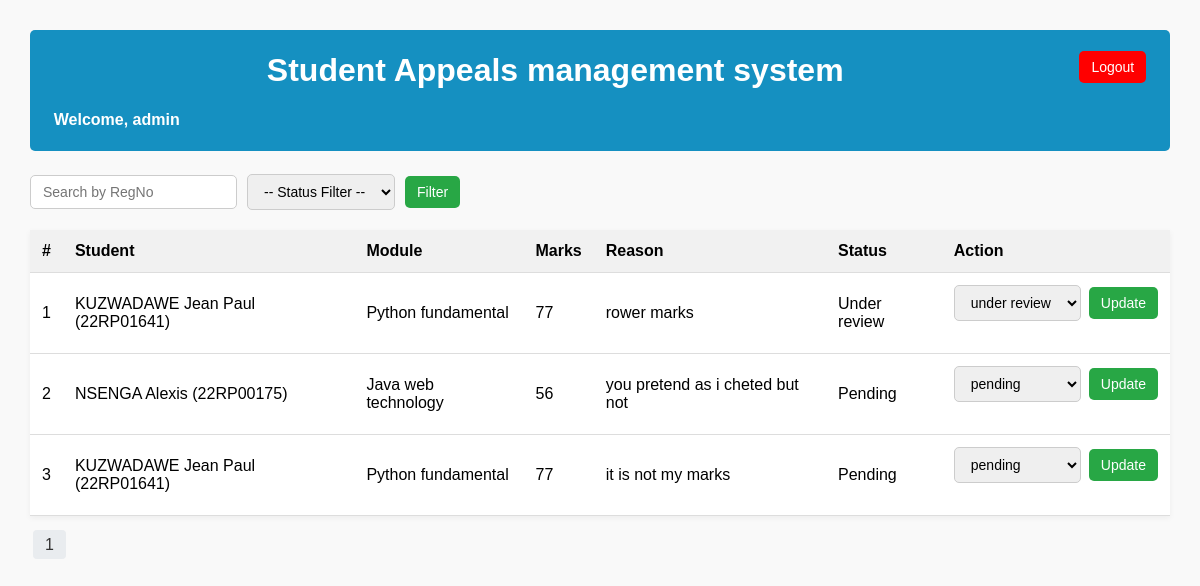
Page /admin.php (signed in) on the committed database.
### tables this page shows
CREATE TABLE `appeals` (
  `id` int(11) NOT NULL,
  `student_regno` varchar(255) DEFAULT NULL,
  `module_id` int(11) DEFAULT NULL,
  `reason` text DEFAULT NULL,
  `status` enum('pending','under review','resolved') DEFAULT NULL,
  `created_at` timestamp NOT NULL DEFAULT current_timestamp()
);

CREATE TABLE `students` (
  `id` int(11) NOT NULL,
  `regno` varchar(11) NOT NULL,
  `name` varchar(100) DEFAULT NULL,
  `phone_number` varchar(20) DEFAULT NULL
);

CREATE TABLE `modules` (
  `id` int(11) NOT NULL,
  `module_name` varchar(100) DEFAULT NULL
);

CREATE TABLE `marks` (
  `id` int(11) NOT NULL,
  `student_regno` varchar(255) DEFAULT NULL,
  `module_id` int(11) DEFAULT NULL,
  `mark` int(11) DEFAULT NULL
);

### admin.php (the view, shortened to what this page needs)
<?php
require 'db.php';
$perPage = 5;
$page = isset($_GET['page']) ? (int)$_GET['page'] : 1;
$startAt = ($page - 1) * $perPage;
$statusFilter = $_GET['status'] ?? '';
$searchRegno = $_GET['search'] ?? '';
$params = [];
$where = "";
$sql = "SELECT a.id, s.name AS student_name, s.regno, m.module_name, a.reason, a.status, mk.mark
        FROM appeals a
        JOIN students s ON a.student_regno = s.regno
        JOIN modules m ON a.module_id = m.id
        LEFT JOIN marks mk ON mk.student_regno = s.regno AND mk.module_id = m.id
        WHERE 1 $where
        LIMIT $startAt, $perPage";
$stmt = $pdo->prepare($sql);
$stmt->execute($params);
$appeals = $stmt->fetchAll();
$countStmt = $pdo->prepare("SELECT COUNT(*)
                            FROM appeals a
                            JOIN students s ON a.student_regno = s.regno
                            WHERE 1 $where");
$countStmt->execute($params);
$totalAppeals = $countStmt->fetchColumn();
$totalPages = ceil($totalAppeals / $perPage);
?>
<!DOCTYPE html>
<html>
<head>
</head>
<body>
<div style="background: #1590c1; padding: 1px;color: white;border-radius: 5px 5px 5px 5px;">
<h2><a href="logout.php" style="float: right;margin-right:2% ;"><button style="float: right;background:red;color: white;">Logout</button></a></h2>
<h1 style="text-align: center;">Student Appeals management system</h1>
<h4 style="margin-left: 2%;">Welcome, <?= $_SESSION['admin'] ?> </h4>
</div>
<form method="get" class="filter-bar" style="margin-top: 2%;">
    <input type="text" name="search" placeholder="Search by RegNo" value="<?= htmlspecialchars($searchRegno) ?>">
    <select name="status">
        <option value="">-- Status Filter --</option>
    </select>
    <button type="submit">Filter</button>
</form>
<table>
    <tr>
        <th>#</th>
        <th>Student</th>
        <th>Module</th>
        <th>Marks</th>
        <th>Reason</th>
        <th>Status</th>
        <th>Action</th>
    </tr>
    <?php foreach ($appeals as $i => $a): ?>
    <tr>
        <td><?= $i+1 + $startAt ?></td>
        <td><?= htmlspecialchars($a['student_name']) ?> (<?= $a['regno'] ?>)</td>
        <td><?= htmlspecialchars($a['module_name']) ?></td>
        <td><?= is_numeric($a['mark']) ? $a['mark'] : 'N/A' ?></td>
        <td><?= htmlspecialchars($a['reason']) ?></td>
        <td><?= ucfirst($a['status']) ?></td>
        <td>
            <form method="post" action="update_status.php">
                <select name="status">
                    <option <?= $a['status'] == 'pending' ? 'selected' : '' ?>>pending</option>
                    <option <?= $a['status'] == 'under review' ? 'selected' : '' ?>>under review</option>
                </select>
                <button type="submit">Update</button>
            </form>
        </td>
    </tr>
    <?php endforeach; ?>
</table>
<div class="pagination">
    <?php for ($i = 1; $i <= $totalPages; $i++): ?>
        <a href="?page=<?= $i ?>&status=<?= urlencode($statusFilter) ?>&search=<?= urlencode($searchRegno) ?>"><?= $i ?></a>
    <?php endfor; ?>
</div>
</body>
</html>

### admin.php (style rules this page uses)
body { font-family: Arial, sans-serif; margin: 30px; background-color: #f9f9f9; }
h2, h3 { color: white; }
a { text-decoration: none; color: #0066cc; }
form { margin-bottom: 20px; }
.filter-bar { display: flex; flex-wrap: wrap; gap: 10px; align-items: center; }
input[type="text"], select, button { padding: 8px 12px; border: 1px solid #ccc; border-radius: 5px; font-size: 14px; }
button { background-color: #28a745; color: white; border: none; cursor: pointer; transition: 0.2s; }
table { width: 100%; border-collapse: collapse; background-color: white; box-shadow: 0 2px 6px rgba(0,0,0,0.05); }
th, td { padding: 12px; text-align: left; border-bottom: 1px solid #ddd; }
th { background-color: #f1f1f1; }
td form { display: flex; align-items: center; gap: 8px; }
.pagination { margin-top: 20px; }
.pagination a { padding: 6px 12px; margin: 0 3px; background-color: #e9ecef; color: #333; border-radius: 4px; }

### rows in the picture
appeals: startAt "1", students.name "KUZWADAWE Jean Paul", students.regno "22RP01641", module.module_name "Python fundamental", marks.mark "77", reason "rower marks", status "Under review", status "under review"
appeals: startAt "2", students.name "NSENGA Alexis", students.regno "22RP00175", module.module_name "Java web technology", marks.mark "56", reason "you pretend as i cheted but not", status "Pending", status "pending"
appeals: startAt "3", students.name "KUZWADAWE Jean Paul", students.regno "22RP01641", module.module_name "Python fundamental", marks.mark "77", reason "it is not my marks", status "Pending", status "pending"

### other values in the picture
$_SESSION['admin'] "admin"
